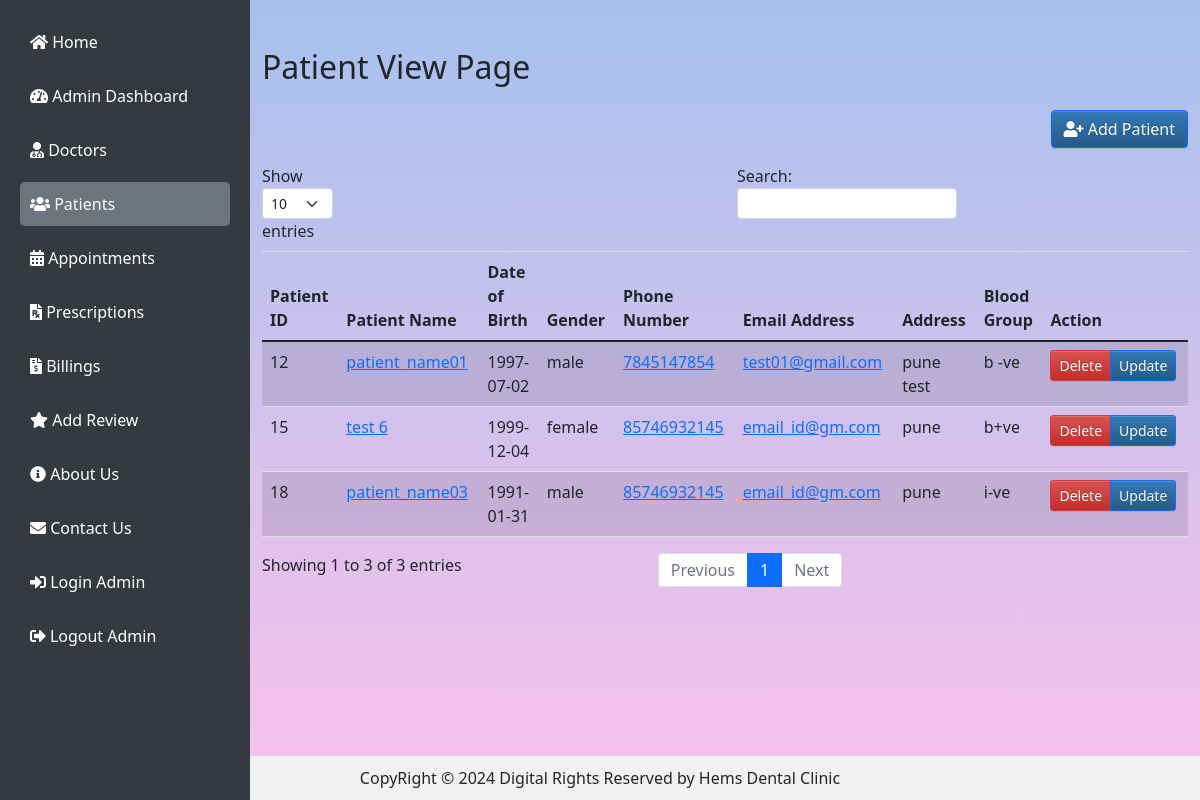
The app's page /viewPatient/ (signed in), older data.
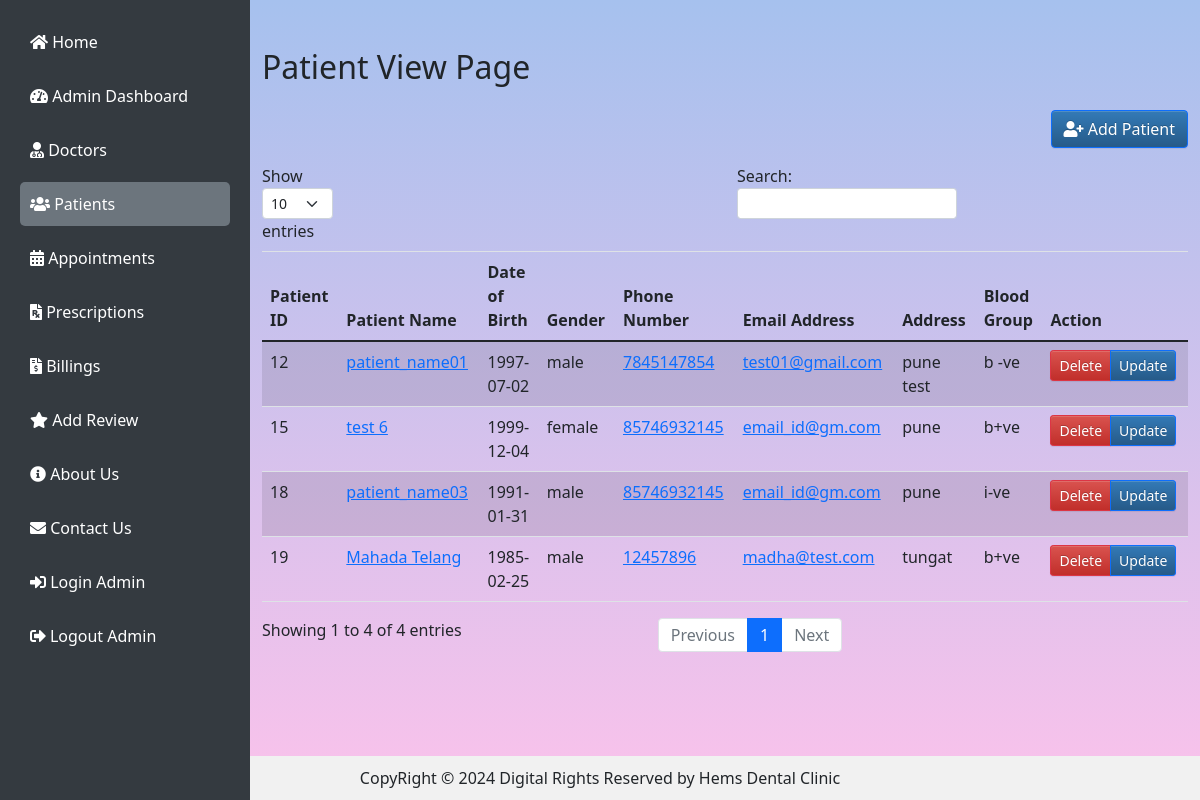
The same page, newer data.
### clinic/models.py (models this page shows, shortened)
class Patient (models.Model):
    patient_id = models.AutoField(primary_key=True)
    name = models.CharField(max_length=50, null=False)
    date_of_birth = models.DateField()
    gender = models.CharField(max_length=10)
    blood_group = models.CharField(max_length=10)
    email_id = models.EmailField()
    address = models.TextField()
    mobile_number = models.CharField(max_length=15)

### clinic/views.py (the view)
# urls.py: path('viewPatient/', view_patient, name='viewPatient'),
def view_patient(request):
    if not request.user.is_authenticated:
        return redirect('login_admin')
    patients = Patient.objects.all()
    pat_obj = {'patient' : patients}
    return render(request,'viewPatient.html',pat_obj)

### clinic/templates/viewPatient.html (shortened to what this page needs)
{% extends "basePage.html" %}
{% load crispy_forms_tags %}
{% block content %}
    <div class="container my-5">
        <div class="table-container">
            <h2 class="mb-4">Patient View Page</h2>
            <div class="d-flex justify-content-end mb-3">
                <button type="button" class="btn btn-primary" data-bs-toggle="modal" data-bs-target="#addPatientModal">
                    <i class="fas fa-user-plus"></i> Add Patient
                </button>
            </div>
            <table class="table table-hover table-striped" id="patientsTable">
                <thead>
                    <tr>
                        <th>Patient ID</th>
                        <th>Patient Name</th>
                        <th>Date of Birth</th>
                        <th>Gender</th>
                        <th>Phone Number</th>
                        <th>Email Address</th>
                        <th>Address</th>
                        <th>Blood Group</th>
                        <th>Action</th>
                    </tr>
                </thead>
                <tbody>
                    {% for i in patient %}
                    <tr>
                        <td>{{i.patient_id}}</td>
                        <td><a href="{% url 'allDetailsDisplay' pid=i.patient_id %}">{{i.name}}</a></td>
                        <td>{{i.date_of_birth|date:"Y-m-d"}}</td>
                        <td>{{i.gender}}</td>
                        <td><a href="tel:{{i.mobile_number}}">{{i.mobile_number}}</a></td>
                        <td><a href="mailto:{{i.email}}">{{i.email_id}}</a></td>
                        <td>{{i.address}}</td>
                        <td>{{i.blood_group}}</td>
                        <td>
                            <div class="btn-group" role="group">
                                <a href="{% url 'deletePatient' pid=i.patient_id %}" onclick="return confirm('Are you sure you want to delete?')" class="btn btn-danger btn-sm">Delete</a>
                                <a href="{% url 'updatePatient' pid=i.patient_id %}" onclick="return confirm('Are you sure you want to update?')" class="btn btn-primary btn-sm">Update</a>
                            </div>
                        </td>
                    </tr>
                    {% endfor %}
                </tbody>
            </table>
        </div>
    </div>
{% endblock content %}

Row changes from the older to the newer data that the page shows:
added Patient: patient_id "19", name "Mahada Telang", date_of_birth "1985-02-25", gender "male", mobile_number "12457896", email_id "madha@test.com", address "tungat", blood_group "b+ve"
Text that changed along with them:
text written by a page script: "Show entries Search: Showing 1 to 3 of 3 entries Previous 1 Next" → "Show entries Search: Showing 1 to 4 of 4 entries Previous 1 Next"
